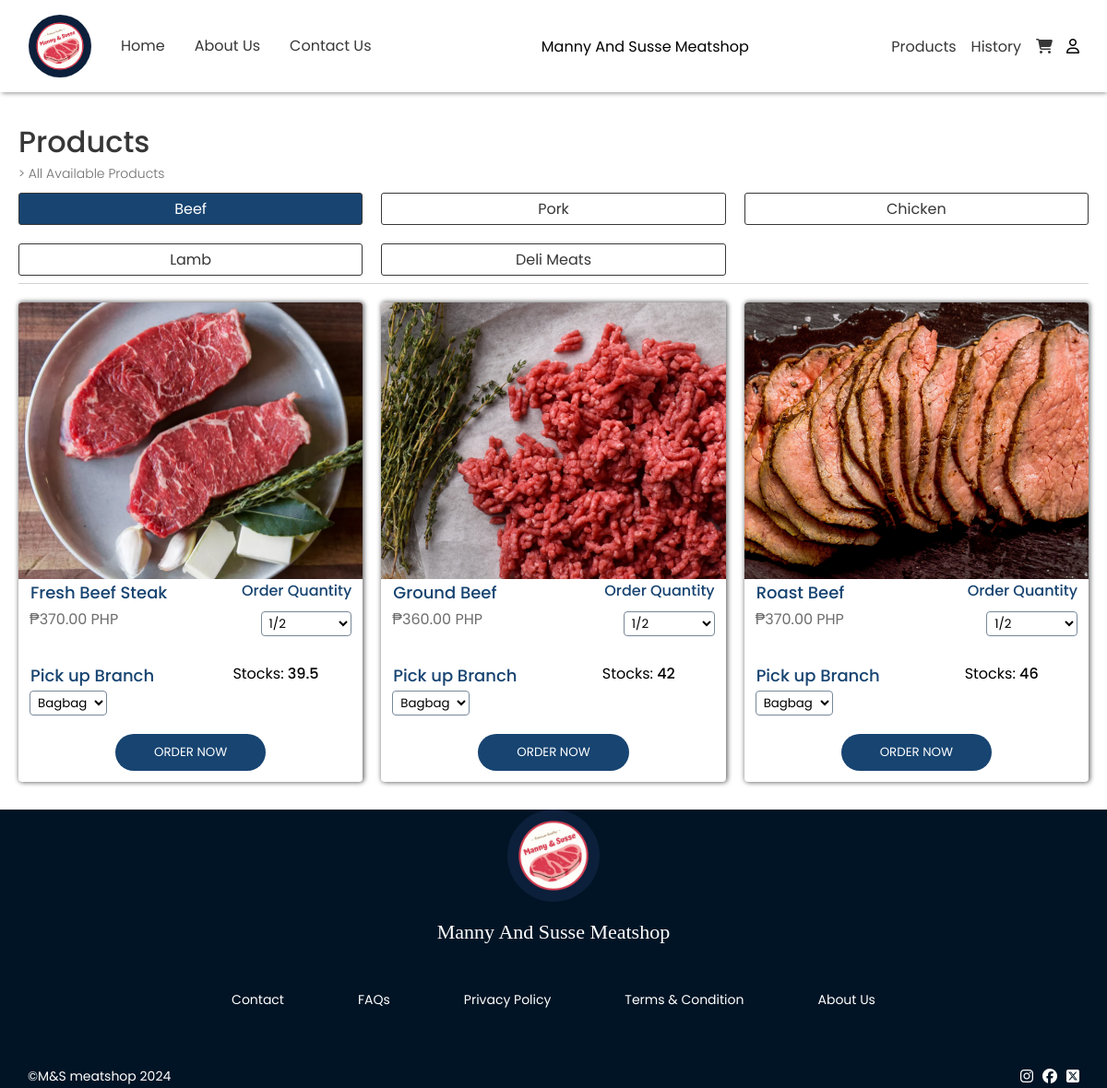
The app's page /components/products.php (signed in) with its own data.
### tables this page shows
CREATE TABLE `tbl_product_type` (
  `prod_type_id` int(11) NOT NULL,
  `prod_type_name` varchar(50) NOT NULL
);

CREATE TABLE `tbl_products` (
  `prod_id` int(11) NOT NULL,
  `prod_name` varchar(255) NOT NULL,
  `prod_price` int(11) NOT NULL,
  `prod_type` int(11) NOT NULL,
  `prod_stocks` float NOT NULL,
  `prod_img` varchar(255) NOT NULL
);

### components/products.php (the view, shortened to what this page needs)
<!DOCTYPE html>
<html lang="en">
<head>
    <link rel="stylesheet" href="../styles/general.css">
    <link rel="stylesheet" href="../styles/footer.css">
    <link rel="stylesheet" href="../styles/navbar.css">
    <link rel="stylesheet" href="../styles/products.css">
    <link rel="stylesheet" href="https://cdnjs.cloudflare.com/ajax/libs/font-awesome/6.5.2/css/all.min.css">
</head>
<body>
<?php include "./navbar.php" ?>
    <main>
        <div class="center">
            <div class="con">
                <div class="header-con">
                    <h1>Products</h1>
                    <p>> All Available Products</p>
                    <div class="flex-prod">
                        <?php
                            $queryType = "SELECT * FROM tbl_product_type";
                            $stmtType = $conn->prepare($queryType);
                            $stmtType->execute();
                            $resultType = $stmtType->get_result();
                            $first = true;
                            while($data = $resultType->fetch_assoc()){
                                $style = $first ? 'style="background: rgb(23, 68, 113); color: white;"' : '';
                                $first = false;
                                $prodTypeId = $data["prod_type_id"];
                        ?>
                            <div class="prod-type" data-type-id="<?php echo $prodTypeId; ?>" <?php echo $style; ?>>
                                <?php echo $data["prod_type_name"]; ?>
                            </div>
                        <?php } ?>
                    </div>
                </div>
                <div class="container" id="product-container">
                    <?php
                        $defaultType = 1;
                        $query = "SELECT pr.prod_id, pr.prod_stocks, pr.prod_name, pr.prod_price, pr.prod_type, pr.prod_img, pt.prod_type_name
                                  FROM tbl_products pr
                                  INNER JOIN tbl_product_type pt ON pr.prod_type = pt.prod_type_id
                                  WHERE pr.prod_type = ?";
                        $stmt = $conn->prepare($query);
                        $stmt->bind_param("i", $defaultType);
                        $stmt->execute();
                        $result = $stmt->get_result();
                        while ($data = $result->fetch_assoc()) {
                            $formattedTypeName = strtolower(str_replace(' ', '_', $data["prod_type_name"]));
                            if ($data['prod_stocks'] >= 1) {
                    ?>
                    <div class="con-item" id="<?php echo $data['prod_id']; ?>">
                        <div class="img-con">
                            <img src="../assets/<?php echo $formattedTypeName; ?>/<?php echo $data['prod_img']; ?>" alt="">
                        </div>
                        <div class="flex-con-det">
                            <div class="con-details">
                                <div class="name"><?php echo $data["prod_name"]; ?></div>
                                <div class="price">₱<?php echo number_format($data['prod_price'], 2); ?> PHP</div>
                            </div>
                            <div class="qnty-div">
                                <div class="name">Order Quantity</div>
                                <select name="qnty" class="qnty">
                                    <option value="1/2">1/2</option>
                                </select>
                            </div>
                        </div>
                        <div class="flex-con-det">
                            <div class="con-details">
                                <div class="name">Pick up Branch</div>
                                <select name="branch" class="branch">
                                    <option value="1">Bagbag</option>
                                </select>
                            </div>
                            <div class="input-div">
                                <div>Stocks:
                                    <span style="font-weight: 500;">
                                        <?php echo $data["prod_stocks"] ?>
                                    </span>
                                </div>
                            </div>
                        </div>
                        <div class="div-button">
                            <button>ORDER NOW</button>
                        </div>
                    </div>
                    <?php } } ?>
                </div>
            </div>
        </div>
    </main>
    <?php include "./footer.php" ?>
</body>
</html>

### styles/general.css (style rules this page uses)
* { font-family: "Poppins", sans-serif; box-sizing: border-box; margin: 0; transition: 0.3s ease; }
img { height: 100%; width: 100%; object-fit: cover; object-position: center; }
button { cursor: pointer; }

### styles/products.css (style rules this page uses)
body { margin-top: 100px; }
.center, main .center .con .container .con-item .div-button { display: flex; align-items: center; justify-content: center; }
main .con .header-con { padding-bottom: 8px; margin-bottom: 20px; border-bottom: 1px solid lightgray; }
main .con .header-con p { color: rgb(109, 109, 109); font-size: 14px; font-weight: 300; }
main .con .header-con h1 { font-weight: 500; color: rgb(55, 55, 55); }
main .center .con { max-width: 1200px; width: 100%; padding: 30px 20px; }
main .center .con .container .con-item .img-con { height: 230px; overflow: hidden; }
main .center .con .container .con-item .img-con img { object-fit: cover; object-position: center; }
main .center .con .container .con-item .con-details .name, .qnty-div .name { font-weight: 500; color: rgb(23, 68, 113); }
main .center .con .container .con-item .con-details { line-height: 28px; }
main .center .con .container .con-item .con-details .price { color: rgb(109, 109, 109); }
main .center .con .container .con-item .con-details .name { border: 1px solid transparent; }
main .center .con .container .con-item { box-shadow: 1px 0px 5px 1px rgba(0,0,0,0.56); -webkit-box-shadow: 1px 0px 5px 1px rgba(0,0,0,0.56); -moz-box-shadow: 1px 0px 5px 1px rgba(0,0,0,0.56); border-radius: 4px; overflow: hidden; }
main .center .con .container .con-item .div-button button { background: rgb(23, 68, 113); color: white; padding: 10px 42px; margin-bottom: 12px; border-radius: 50px; border: none; margin-top: 20px; }
main .center .con .container { display: grid; grid-template-columns: repeat(2, 1fr); gap: 20px; }
main .center .con .header-con .flex-prod { display: grid; grid-template-columns: repeat(3, 1fr); justify-content: space-between; gap: 20px; margin-top: 10px; }
main .center .con .header-con .flex-prod div { background: white; border: 1px solid rgb(56, 56, 56); color: rgb(55, 55, 55); text-align: center; border-radius: 3px; padding: 4px 6px; }
.flex-con-det { padding: 0 12px; }
.input-div { margin-top: 0; margin-bottom: 0; }
select { border: 1px solid lightslategray; border-radius: 4px; background: transparent; padding: 2px 4px; }
.qnty-div { display: flex; flex-direction: column; align-items: end; gap: 10px; }
.qnty-div select { width: 60%; }
@media (min-width: 768px) { main .center .con .container { grid-template-columns: repeat(3, 1fr); } }
@media (min-width: 768px) { main .center .con .container .con-item .img-con { height: 300px; } }
@media (min-width: 768px) { main .center .con .container .con-item .con-details .name { font-size: 18px; } }
@media (min-width: 768px) { main .center .con .container .con-item .con-details .price { font-size: 16px; } }
@media (min-width: 768px) { .flex-con-det { display: grid; grid-template-columns: repeat(2, 1fr); gap: 20px; } }
@media (min-width: 768px) { .input-div { display: flex; align-items: center; flex-direction: column; gap: 10px; } }

### records on screen
tbl_product_type: prod_type_name "Beef"
tbl_product_type: prod_type_name "Pork"
tbl_product_type: prod_type_name "Chicken"
tbl_product_type: prod_type_name "Lamb"
tbl_product_type: prod_type_name "Deli Meats"
tbl_products: prod_img (picture), prod_name "Fresh Beef Steak", prod_price "370.00", prod_stocks "39.5"
tbl_products: prod_img (picture), prod_name "Ground Beef", prod_price "360.00", prod_stocks "42"
tbl_products: prod_img (picture), prod_name "Roast Beef", prod_price "370.00", prod_stocks "46"
